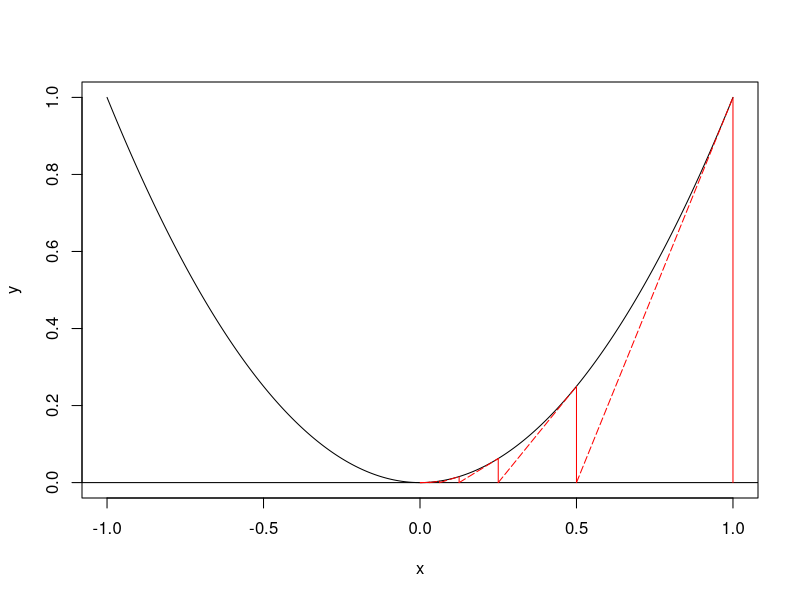
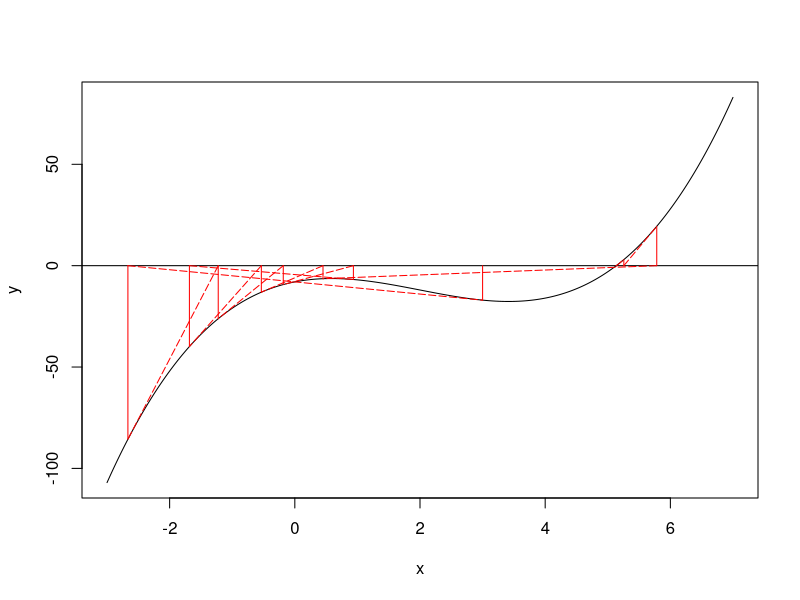
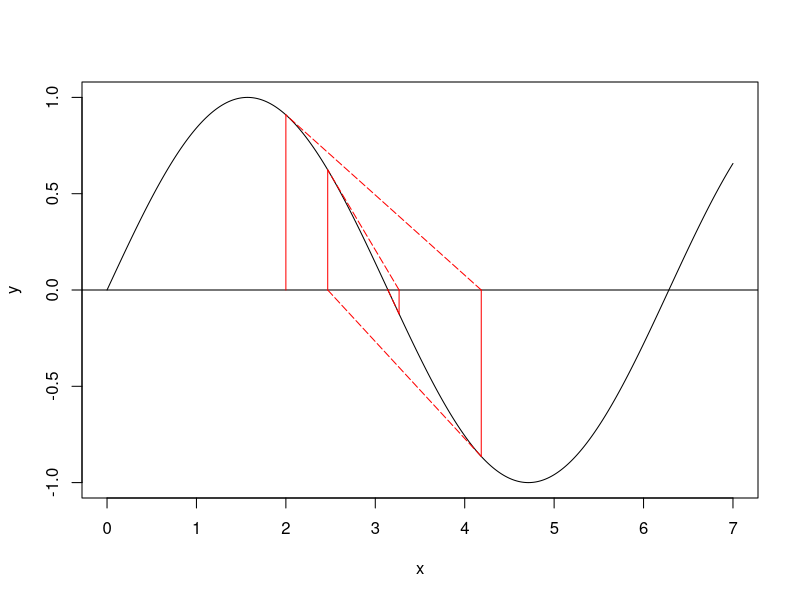
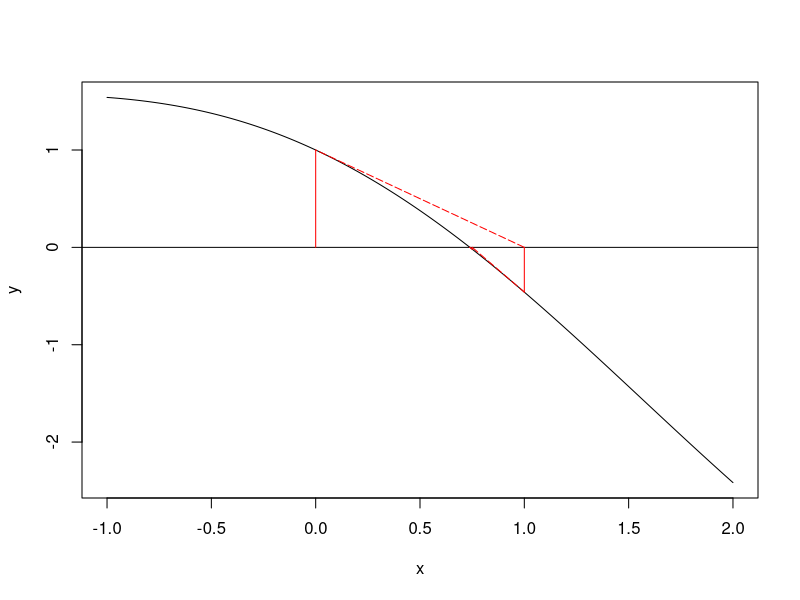

These figures' R source, in order:
## ---- chunk 1
knitr::opts_chunk$set(echo = TRUE)
## ---- chunk 2
newton <- function(fx, fx2, start, tol = 1e-3, maxitr = 1000){
  res <- start
  distance <- -Inf
  x1 <- start
  i <- 1
  while(i <= maxitr & abs(distance) > tol){
    x2 <- x1 - fx(x1) / fx2(x1)
    res <- c(res, x2)
    distance <- abs(x2 - x1)
    x1 <- x2
    print(paste0("iteration ", i, ": ", "X = ", x1, ", Y = ", fx(x1)))
    i <- i + 1
  }
  if(abs(distance) > tol){
    print("fail to converge, please try another start value")
  }
  print(paste0("converged! the root is ", x1))
  return(list(root = x2,
              res = res))
}
## ---- chunk 3
plot.process <- function(fx, fx2, res, xrange = c(-1, 1)){
  grid <- seq(from = xrange[1], to = xrange[2], length.out = 1000)
  plot(grid, fx(grid), type = "l", xlab = "x", ylab = "y")
  abline(a = 0, b = 0)
  for(i in 1:length(res)){
    x <- res[i]
    segments(x0 = x, y0 = 0, x1 = x, y1 = fx(x), col = "red")
    if(i > 1){
      segments(x0 = x, y0 = 0, x1 = res[i - 1], y1 = fx(res[i - 1]), col = "red", lty = 5)
    }
  }
}
## ---- chunk 4
fx.1 <- function(x){
  return(x^2)
}
fx2.1 <- function(x){
  return(2 * x)
}

temp <- newton(fx = fx.1, fx2 = fx2.1, start = 1)
plot.process(fx.1, fx.2, res = temp$res)
## ---- chunk 5
fx.1 <- function(x){
  return((x - 2)^3 - 6 * x)
}
fx2.1 <- function(x){
  return(3 * (x - 2)^2 - 6)
}

temp <- newton(fx = fx.1, fx2 = fx2.1, start = 3)
plot.process(fx.1, fx.2, res = temp$res, xrange = c(-3, 7))
## ---- chunk 6
fx.1 <- function(x){
  return(sin(x))
}
fx2.1 <- function(x){
  return(cos(x))
}

temp <- newton(fx = fx.1, fx2 = fx2.1, start = 2)
plot.process(fx.1, fx.2, res = temp$res, xrange = c(0, 7))
## ---- chunk 7
fx.1 <- function(x){
  return(cos(x) - x)
}
fx2.1 <- function(x){
  return(-sin(x) - 1)
}

temp <- newton(fx = fx.1, fx2 = fx2.1, start = 0)
plot.process(fx.1, fx.2, res = temp$res, xrange = c(-1, 2))
